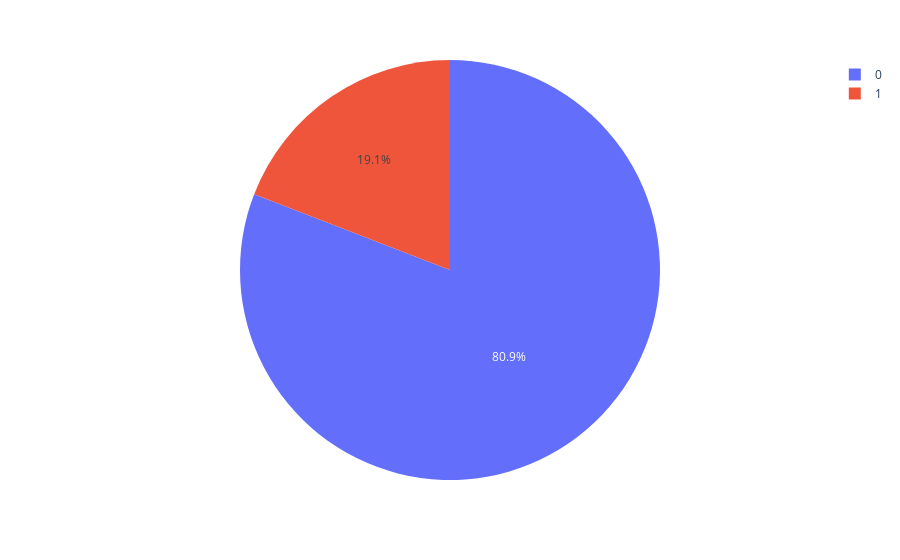

Write notebook code for a chart like this one.
### Code cell
px.pie(df,'EverTravelledAbroad')

### Figure 1 — Plotly figure (JSON) as saved in the notebook; plotly's stock layout.template omitted (floating-point values rounded to 4 significant figures; data arrays with more than 128 entries replaced by an {"elided": "..."} marker saying what was removed)
{"data": [{"domain": {"x": [0, 1], "y": [0, 1]}, "hovertemplate": "EverTravelledAbroad=%{label}<extra></extra>", "labels": {"elided": "1987 int values"}, "legendgroup": "", "name": "", "showlegend": true, "type": "pie"}], "layout": {"autosize": true, "legend": {"tracegroupgap": 0}, "margin": {"t": 60}}}
